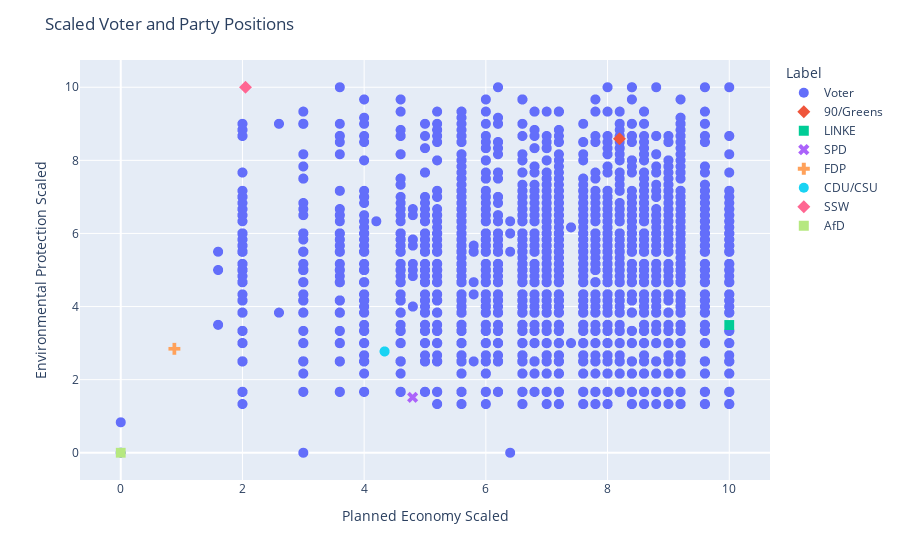

Here is the notebook cell this chart was saved with:
### Code cell
concatenated_df = pd.concat([voter_scaled, party_scaled], ignore_index=True)

fig = px.scatter(
    concatenated_df,
    x='Planned Economy Scaled',
    y='Environmental Protection Scaled',
    color='Label',
    symbol='Label')
fig.update_traces(marker=dict(size=10))
fig.update_layout(title='Scaled Voter and Party Positions')
fig.show()

### Figure 1 — Plotly figure (JSON) as saved in the notebook; plotly's stock layout.template omitted (floating-point values rounded to 4 significant figures; data arrays with more than 128 entries replaced by an {"elided": "..."} marker saying what was removed)
{"data": [{"hovertemplate": "Label=Voter<br>Planned Economy Scaled=%{x}<br>Environmental Protection Scaled=%{y}<extra></extra>", "legendgroup": "Voter", "marker": {"color": "#636efa", "size": 10, "symbol": "circle"}, "mode": "markers", "name": "Voter", "showlegend": true, "type": "scattergl", "x": {"elided": "8007 float values"}, "xaxis": "x", "y": {"elided": "8007 float values"}, "yaxis": "y"}, {"hovertemplate": "Label=90/Greens<br>Planned Economy Scaled=%{x}<br>Environmental Protection Scaled=%{y}<extra></extra>", "legendgroup": "90/Greens", "marker": {"color": "#EF553B", "size": 10, "symbol": "diamond"}, "mode": "markers", "name": "90/Greens", "showlegend": true, "type": "scattergl", "x": [8.196], "xaxis": "x", "y": [8.59], "yaxis": "y"}, {"hovertemplate": "Label=LINKE<br>Planned Economy Scaled=%{x}<br>Environmental Protection Scaled=%{y}<extra></extra>", "legendgroup": "LINKE", "marker": {"color": "#00cc96", "size": 10, "symbol": "square"}, "mode": "markers", "name": "LINKE", "showlegend": true, "type": "scattergl", "x": [10.0], "xaxis": "x", "y": [3.494], "yaxis": "y"}, {"hovertemplate": "Label=SPD<br>Planned Economy Scaled=%{x}<br>Environmental Protection Scaled=%{y}<extra></extra>", "legendgroup": "SPD", "marker": {"color": "#ab63fa", "size": 10, "symbol": "x"}, "mode": "markers", "name": "SPD", "showlegend": true, "type": "scattergl", "x": [4.797], "xaxis": "x", "y": [1.516], "yaxis": "y"}, {"hovertemplate": "Label=FDP<br>Planned Economy Scaled=%{x}<br>Environmental Protection Scaled=%{y}<extra></extra>", "legendgroup": "FDP", "marker": {"color": "#FFA15A", "size": 10, "symbol": "cross"}, "mode": "markers", "name": "FDP", "showlegend": true, "type": "scattergl", "x": [0.8808], "xaxis": "x", "y": [2.844], "yaxis": "y"}, {"hovertemplate": "Label=CDU/CSU<br>Planned Economy Scaled=%{x}<br>Environmental Protection Scaled=%{y}<extra></extra>", "legendgroup": "CDU/CSU", "marker": {"color": "#19d3f3", "size": 10, "symbol": "circle"}, "mode": "markers", "name": "CDU/CSU", "showlegend": true, "type": "scattergl", "x": [4.336], "xaxis": "x", "y": [2.772], "yaxis": "y"}, {"hovertemplate": "Label=SSW<br>Planned Economy Scaled=%{x}<br>Environmental Protection Scaled=%{y}<extra></extra>", "legendgroup": "SSW", "marker": {"color": "#FF6692", "size": 10, "symbol": "diamond"}, "mode": "markers", "name": "SSW", "showlegend": true, "type": "scattergl", "x": [2.05], "xaxis": "x", "y": [10], "yaxis": "y"}, {"hovertemplate": "Label=AfD<br>Planned Economy Scaled=%{x}<br>Environmental Protection Scaled=%{y}<extra></extra>", "legendgroup": "AfD", "marker": {"color": "#B6E880", "size": 10, "symbol": "square"}, "mode": "markers", "name": "AfD", "showlegend": true, "type": "scattergl", "x": [0], "xaxis": "x", "y": [0], "yaxis": "y"}], "layout": {"legend": {"title": {"text": "Label"}, "tracegroupgap": 0}, "margin": {"t": 60}, "title": {"text": "Scaled Voter and Party Positions"}, "xaxis": {"anchor": "y", "domain": [0, 1], "title": {"text": "Planned Economy Scaled"}}, "yaxis": {"anchor": "x", "domain": [0, 1], "title": {"text": "Environmental Protection Scaled"}}}}
